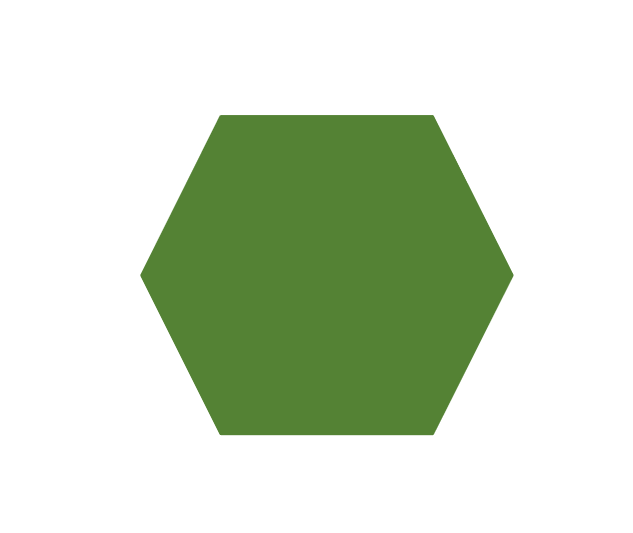
#> input picture templates/green hexagon.png, 633 x 533 px
$ python -i feature_match.py   (imports and definitions only)
#> lines starting #> are read from the running program, lines starting #| are printed output that depends on the picture; after the words box and inside, x2 and y2 are one past the last pixel; in counts of white or black regions, pixels touching at a corner belong together
#> further down, picture is the input picture: shape (533, 633, 3); mean B, G, R 198.5, 220.2, 207.4
import cv2
import time
import numpy as np
from picamera2 import Picamera2  # type: ignore

# --- Your existing helper functions ---
# (detect_shape, get_arrow_direction, classify_color, preprocess)
# [These remain unchanged]


# [58 lines left out: functions detect_shape, get_arrow_direction, classify_color, not called in this run]


def color_prepreprocess(frame):
    hsv = cv2.cvtColor(frame, cv2.COLOR_BGR2HSV)
#> hsv: shape (533, 633, 3); mean H, S, V 13.4, 42.6, 220.2

    green_mask = cv2.inRange(hsv, (36, 50, 50), (90, 255, 255))
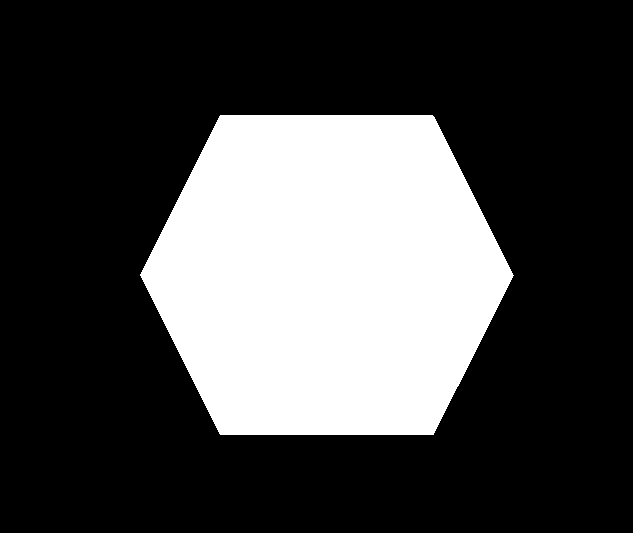
#> green_mask: shape (533, 633); 27.9% white; 1 white region, box (x1, y1, x2, y2) and area: (140, 115, 514, 435) 93975
    red_mask = cv2.inRange(hsv, (0, 50, 50), (30, 255, 255))
#> red_mask: shape (533, 633); every value is 0
    blue_mask = cv2.inRange(hsv, (100, 150, 0), (140, 255, 255))

    color = cv2.bitwise_and(frame, frame, mask=green_mask | red_mask | blue_mask)
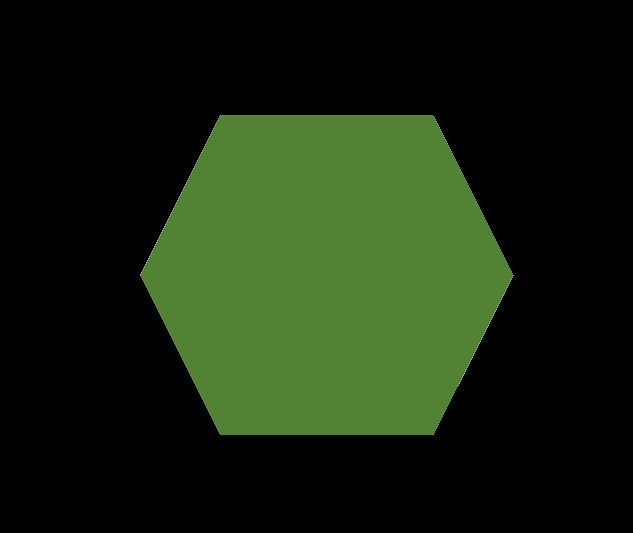
#> color: shape (533, 633, 3); mean B, G, R 14.6, 36.3, 23.5
    return color


def preprocess(frame):
    color = color_prepreprocess(frame)
    bgr = cv2.cvtColor(color, cv2.COLOR_HSV2BGR)
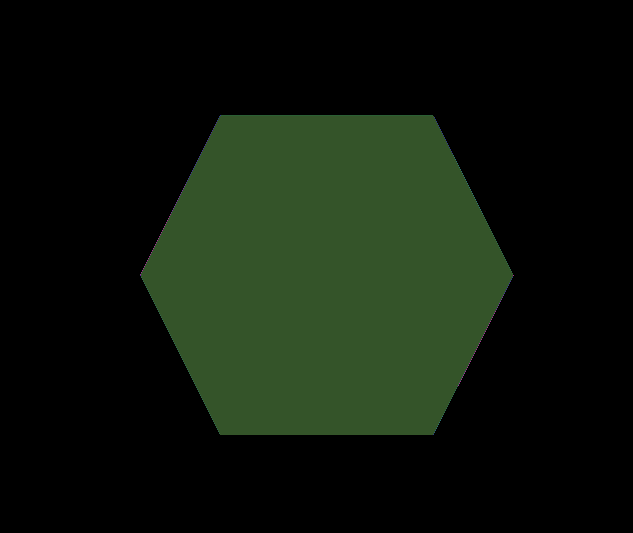
#> bgr: shape (533, 633, 3); mean B, G, R 11.5, 23.4, 14.5
    gray = cv2.cvtColor(bgr, cv2.COLOR_BGR2GRAY)
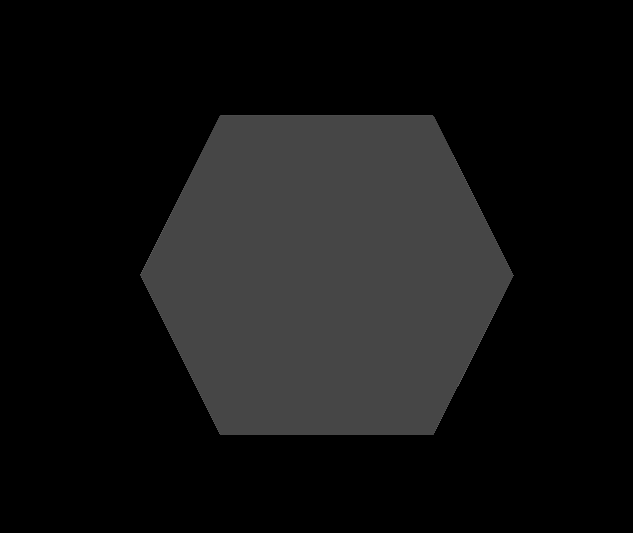
#> gray: shape (533, 633); min 0, max 94, mean 19.5
    blur = cv2.GaussianBlur(gray, (5, 5), 0)
    _, thresh = cv2.threshold(blur, 0, 255, cv2.THRESH_BINARY + cv2.THRESH_OTSU)
#> thresh: shape (533, 633); 27.9% white; 1 white region, box (x1, y1, x2, y2) and area: (140, 115, 514, 435) 93974
    thresh = cv2.morphologyEx(
        thresh, cv2.MORPH_OPEN, np.ones((5, 5), np.uint8), iterations=2
    )
#> thresh: shape (533, 633); 27.8% white; 1 white region, box (x1, y1, x2, y2) and area: (142, 115, 512, 435) 93960
    return thresh


# --- Camera setup ---
# [1 line that did not run here, left out]
# [1 line that did not run here, left out]
# [92 lines not run here, left out]

>>> import cv2
>>> picture = cv2.imread('templates/green hexagon.png')
>>> result = preprocess(picture)
